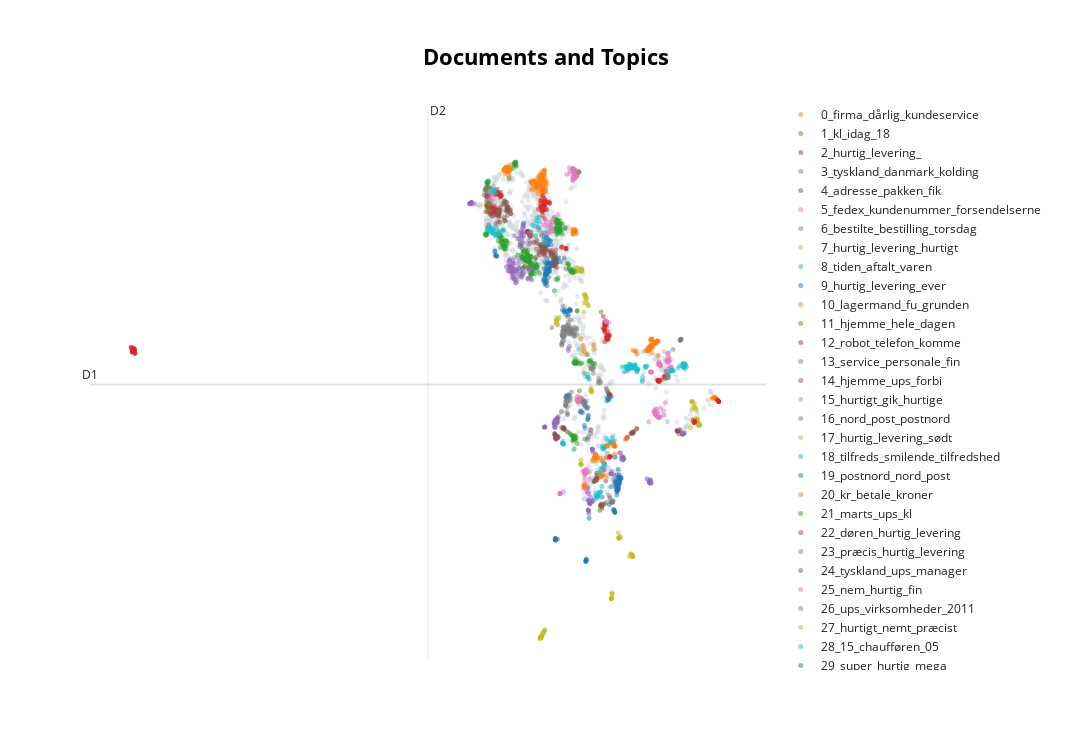

Here is the notebook cell this chart was saved with:
### Code cell
topic_model.visualize_documents(docs, embeddings=embeddings, hide_annotations=True)
